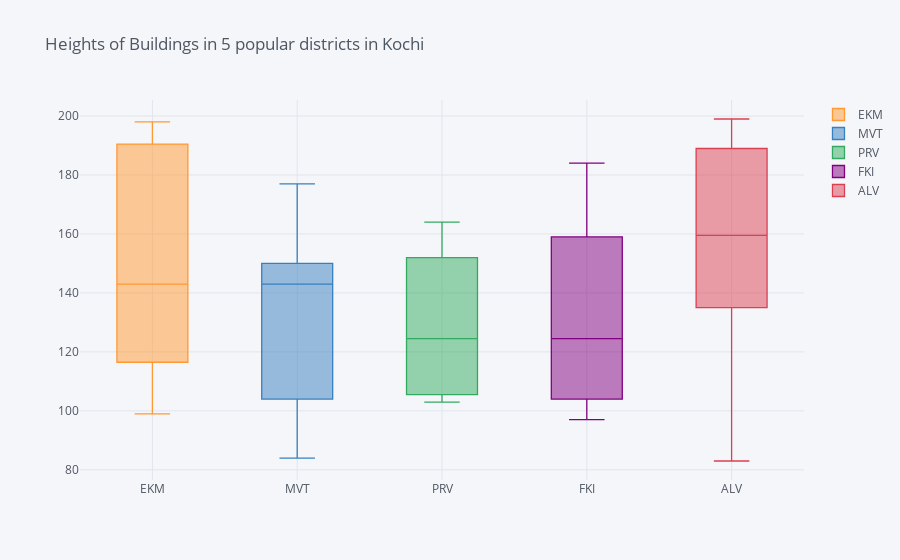

Here is the notebook cell this chart was saved with:
### Code cell
# A box plot demonstrating the data regarding the towers in each district in Kochi

Kochi.iplot(kind='box',title='Heights of Buildings in 5 popular districts in Kochi')

### Figure 1 — Plotly figure (JSON) as saved in the notebook; plotly's stock layout.template omitted (floating-point values rounded to 4 significant figures)
{"data": [{"boxpoints": false, "line": {"width": 1.3}, "marker": {"color": "rgba(255, 153, 51, 1.0)"}, "name": "EKM", "orientation": "v", "type": "box", "y": [108, 132, 99, 125, 154, 198, 189, 192]}, {"boxpoints": false, "line": {"width": 1.3}, "marker": {"color": "rgba(55, 128, 191, 1.0)"}, "name": "MVT", "orientation": "v", "type": "box", "y": [84, 152, 148, 97, 144, 177, 111, 142]}, {"boxpoints": false, "line": {"width": 1.3}, "marker": {"color": "rgba(50, 171, 96, 1.0)"}, "name": "PRV", "orientation": "v", "type": "box", "y": [164, 152, 152, 108, 103, 103, 136, 113]}, {"boxpoints": false, "line": {"width": 1.3}, "marker": {"color": "rgba(128, 0, 128, 1.0)"}, "name": "FKI", "orientation": "v", "type": "box", "y": [132, 177, 184, 98, 97, 141, 117, 110]}, {"boxpoints": false, "line": {"width": 1.3}, "marker": {"color": "rgba(219, 64, 82, 1.0)"}, "name": "ALV", "orientation": "v", "type": "box", "y": [185, 83, 132, 167, 193, 152, 138, 199]}], "layout": {"legend": {"bgcolor": "#F5F6F9", "font": {"color": "#4D5663"}}, "paper_bgcolor": "#F5F6F9", "plot_bgcolor": "#F5F6F9", "title": {"font": {"color": "#4D5663"}, "text": "Heights of Buildings in 5 popular districts in Kochi"}, "xaxis": {"gridcolor": "#E1E5ED", "showgrid": true, "tickfont": {"color": "#4D5663"}, "title": {"font": {"color": "#4D5663"}, "text": ""}, "zerolinecolor": "#E1E5ED"}, "yaxis": {"gridcolor": "#E1E5ED", "showgrid": true, "tickfont": {"color": "#4D5663"}, "title": {"font": {"color": "#4D5663"}, "text": ""}, "zerolinecolor": "#E1E5ED"}}}
